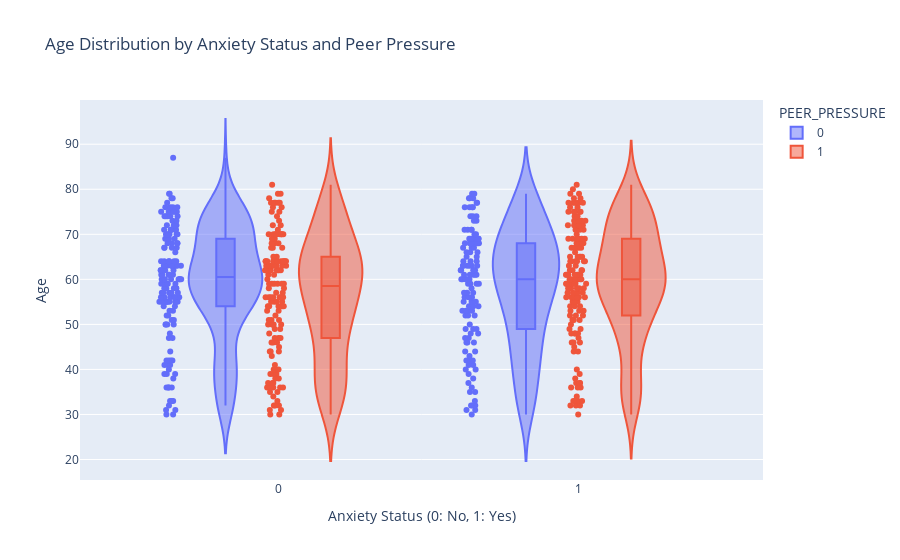

Source (notebook cell):
### Code cell
# Plotly Violin Plot for Age Distribution by Anxiety Status and Peer Pressure
fig_violin = px.violin(df2, y='AGE', x='ANXIETY', color='PEER_PRESSURE', box=True, points="all",
                       title='Age Distribution by Anxiety Status and Peer Pressure')
fig_violin.update_layout(xaxis_title='Anxiety Status (0: No, 1: Yes)', yaxis_title='Age')
fig_violin.show()

### Figure 1 — Plotly figure (JSON) as saved in the notebook; plotly's stock layout.template omitted (floating-point values rounded to 4 significant figures; data arrays with more than 128 entries replaced by an {"elided": "..."} marker saying what was removed)
{"data": [{"alignmentgroup": "True", "box": {"visible": true}, "hovertemplate": "PEER_PRESSURE=0<br>ANXIETY=%{x}<br>AGE=%{y}<extra></extra>", "legendgroup": "0", "marker": {"color": "#636efa"}, "name": "0", "offsetgroup": "0", "orientation": "v", "points": "all", "scalegroup": "True", "showlegend": true, "type": "violin", "x": {"elided": "279 int values"}, "x0": " ", "xaxis": "x", "y": {"elided": "279 int values"}, "y0": " ", "yaxis": "y"}, {"alignmentgroup": "True", "box": {"visible": true}, "hovertemplate": "PEER_PRESSURE=1<br>ANXIETY=%{x}<br>AGE=%{y}<extra></extra>", "legendgroup": "1", "marker": {"color": "#EF553B"}, "name": "1", "offsetgroup": "1", "orientation": "v", "points": "all", "scalegroup": "True", "showlegend": true, "type": "violin", "x": {"elided": "296 int values"}, "x0": " ", "xaxis": "x", "y": {"elided": "296 int values"}, "y0": " ", "yaxis": "y"}], "layout": {"legend": {"title": {"text": "PEER_PRESSURE"}, "tracegroupgap": 0}, "title": {"text": "Age Distribution by Anxiety Status and Peer Pressure"}, "violinmode": "group", "xaxis": {"anchor": "y", "domain": [0, 1], "title": {"text": "Anxiety Status (0: No, 1: Yes)"}}, "yaxis": {"anchor": "x", "domain": [0, 1], "title": {"text": "Age"}}}}
